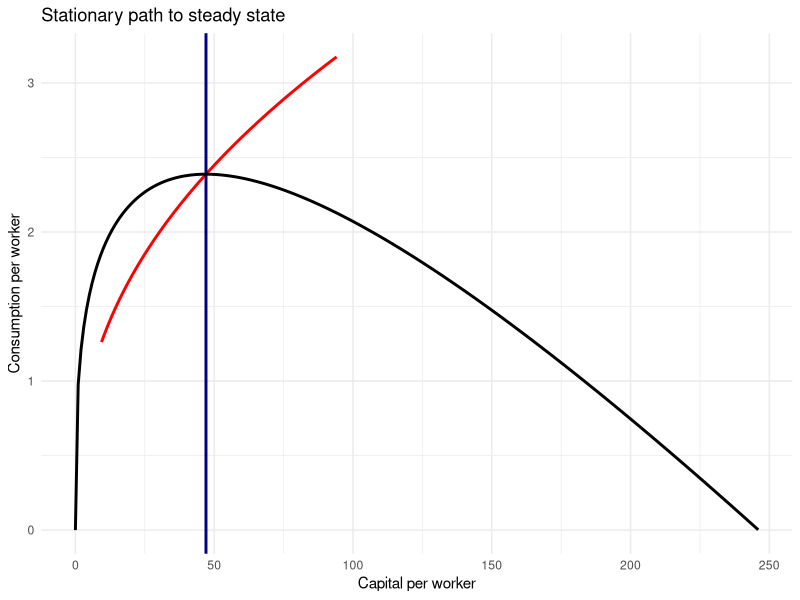
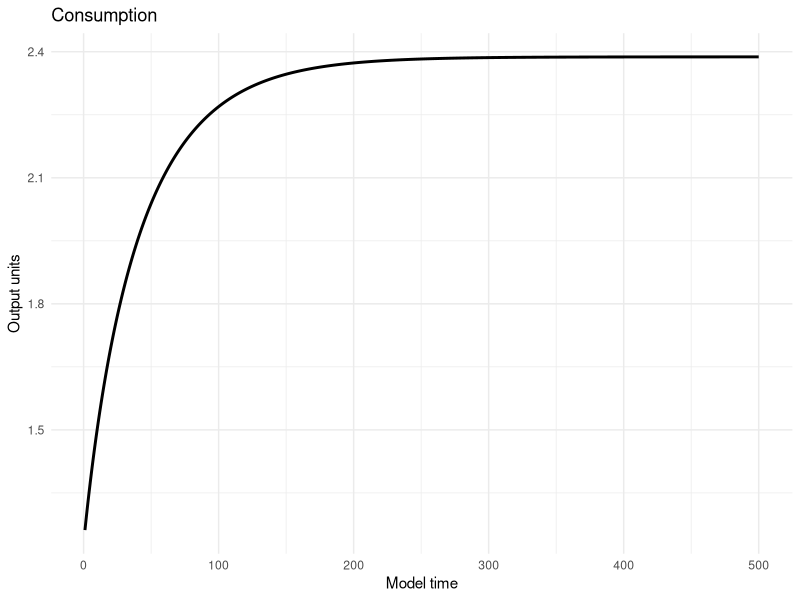
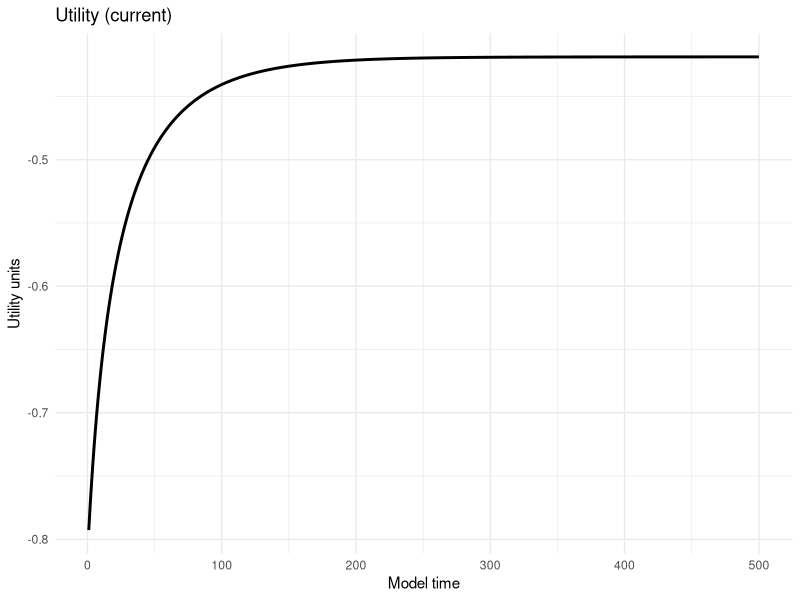
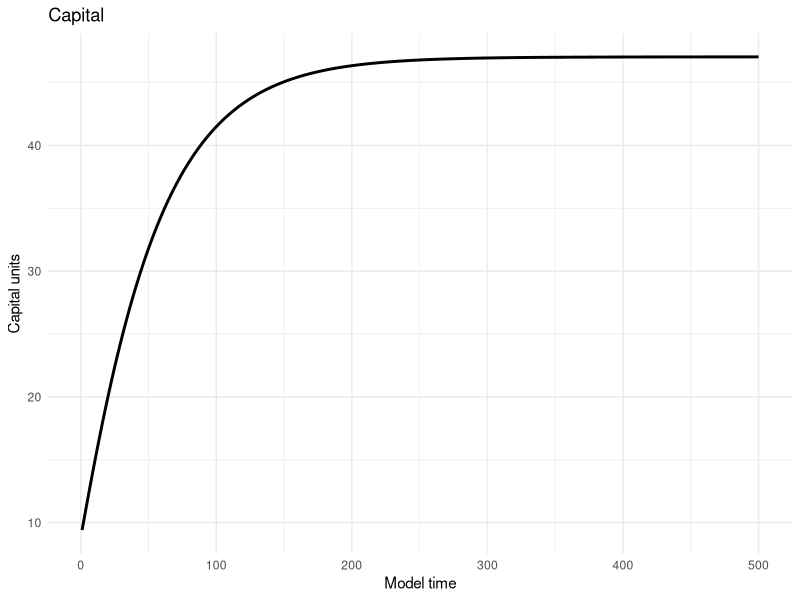
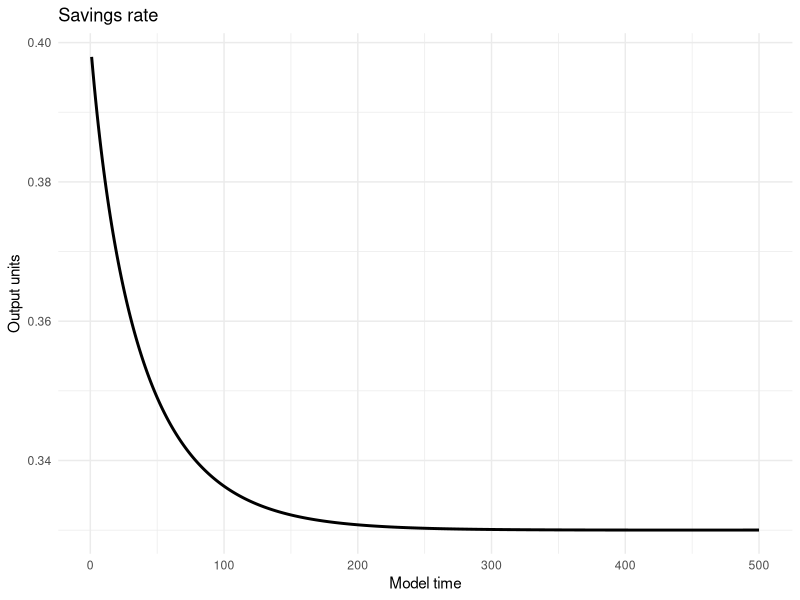
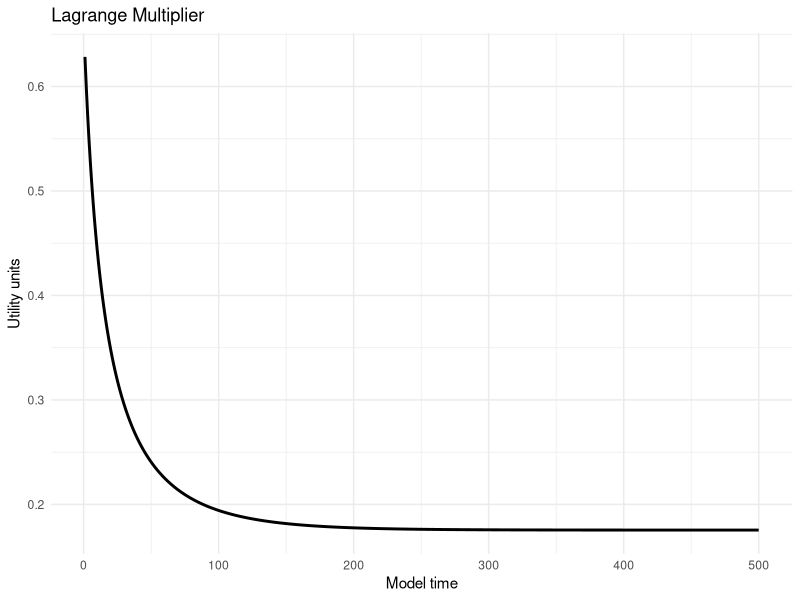
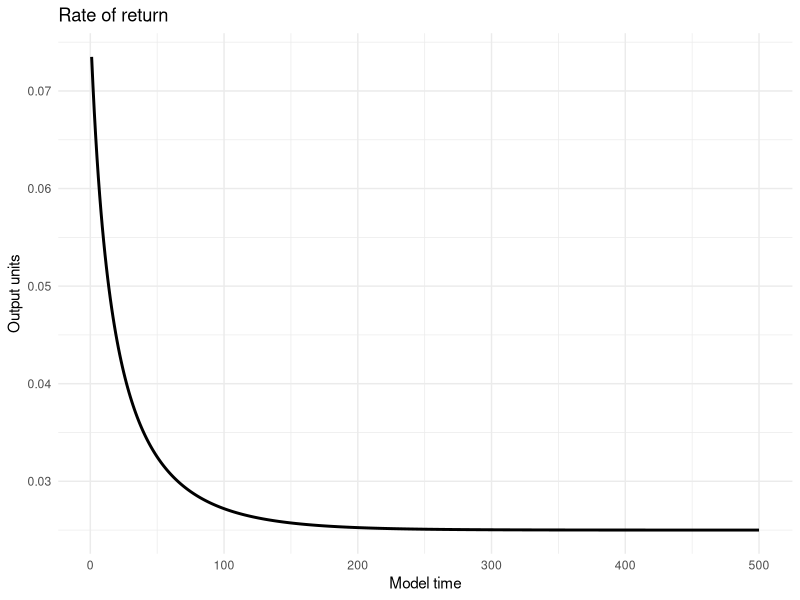

R code for these plots, in order:

# note: uses CRRA utility function of the form c^(1-g) /(1-g)
# and a cobb-douglas production function of the (per-capita) form f^a

##############################

a = 0.33 # capital share of output
b = 0.95 # legacy discount rate
p = 1-b # discount rate
g = 2 # crra utility parameter
d = 0.015 # depreciation rate
n = 0.01 # workforce/population growth rate
TE = 500 # terminal time period. needs to be big enough for model to converge, small enough to run up to 5k iterations.

##############################

u_c = 
  function(c, g){
    if( g == 1 ){
      u = log(c)
    }else{
      u = (c^(1-g))/(1-g)
    }
    return(u)
  }

u_prime = 
  function(c, g){
    u_prime = c^(-g)
    return(u_prime)
  }

little_f = 
  function(k, a){
    lil_f = k^a
    return(lil_f)
  }

little_f_prime =
  function(k, a){
    lil_f_prime = a*k^(a-1)
    return(lil_f_prime)
  }

k_next = 
  function(k,c, a, n, d){
    k_next = k + little_f(k, a) - (n + d)*k - c 
    k_out = max(k_next,0)
    return(k_out)
  }

c_next = 
  function(k,c, a, n, d, g, p){
    c_next = c + c*((n + d + little_f_prime(k,a) - p)/g)
    c_out = max(c_next,0)
    return(c_out)
  }

stationary_k_curve = 
  function(k, a, n, d){
    c = 
      k^a - (n+d)*k
    
    return(c)
  }
    
k_ss = 
  (a/(p-n-d))^(1/(1-a))

c_ss = 
  k_ss^a - (n+d)*k_ss

shooter_function = 
  function(c0, k0, tmax = TE){
    
    if( c0 > little_f(k0,a) ){stop("Consumption is infeasible.")}
    
    c_vec = rep(0, tmax )
    k_vec = rep(0, tmax )
    
    c_vec[1] = c0
    k_vec[1] = k0
    
    for(t in 2:tmax){
      
      
      k_vec[t] = 
        k_next( k_vec[(t-1)], c_vec[(t-1)], a, n, d)
      
      c_vec[t] = 
        c_next( k_vec[(t-1)], c_vec[(t-1)], a, n, d, g, p)
      
    }
    
    return(list(k_vec,c_vec))
  }

bisection_function = 
  function( k0, tmax = TE, tol = 1e-4, max_iter = 5000, k_ter = k_ss, c_ter = c_ss
           ){
    
    # right now will only work for guesses in the lower stable region
    
    c0_upper = little_f(k0, a)
    
    if( k0 > k_ter){
      c0_lower = stationary_k_curve(k0, a, n, d)
    }else{
      c0_lower = 0
    }
    
    i=0
    error_k = tol + 1
    error_c = tol + 1
    while(i < max_iter & (error_k > tol | error_c > tol) ){
      
      c0 = (c0_lower+c0_upper)/2
      
      k_vec = shooter_function(c0, k0)[[1]]
      c_vec = shooter_function(c0, k0)[[2]]
      
      if(k_vec[tmax] > k_ter & c_vec[tmax] < c_ter){
        c0_lower = c0 
      }else if(k_vec[tmax] < k_ter & c_vec[tmax] < c_ter){
        c0_upper = c0
      }else if(k_vec[tmax] < k_ter & c_vec[tmax] > c_ter){
        c0_upper = c0
      }
      
      error_k = abs(k_vec[tmax] - k_ter)
      error_c = abs(c_vec[tmax] - c_ter)
      
      i = i+1
      
      }
      
    out_tbl = 
      data.frame(
        capital = k_vec,
        consump = c_vec,
        time = 1:tmax,
        iter = rep(i, TE),
        error_cap = rep(error_k, TE),
        error_cons = rep(error_c, TE)
      )
    
    return(out_tbl)
    }

# heads up; convergence with this shooting algorithm is VERY sensitive to (n, d) choices!!
# if you choose different (n, d) may not converge before the maximum iterations

lower_sp = 
  bisection_function(0.2*k_ss)

upper_sp = 
  bisection_function(2*k_ss)

# plots; let's use ggplot2 to make these look smooth

library(tidyverse)

ggplot( ) + 
  geom_line(
    data = lower_sp |> 
      bind_rows(
        upper_sp
      ),
    aes(x = capital, y = consump),
    linewidth=1,color='red') + 
  geom_vline(xintercept = k_ss, linewidth = 1, color = 'navyblue') +
  geom_line(data = 
              tibble(
                k = seq(0,(n+d)^(-(1/(1-a))),1),
                c = stationary_k_curve(k,a,n,d)
              ),
            aes( x = k, y = c),
            linewidth = 1
            ) +
  labs(title = paste0("Stationary path to steady state"), x = "Capital per worker", y = "Consumption per worker") + 
  theme_minimal()

lower_sp  |> 
  ggplot(aes(x = time, y = consump) ) + 
  geom_line(linewidth = 1) + 
  labs(title = "Consumption", x = "Model time", y = "Output units") + 
  theme_minimal()

lower_sp  |> 
  mutate( utility_cur = u_c(consump, g)) |> 
  ggplot(aes(x = time, y = utility_cur) ) + 
  geom_line(linewidth = 1) + 
  labs(title = "Utility (current)", x = "Model time", y = "Utility units") + 
  theme_minimal()

lower_sp  |> 
  ggplot(aes(x = time, y = capital) ) + 
  geom_line(linewidth = 1) + 
  labs(title = "Capital", x = "Model time", y = "Capital units") + 
  theme_minimal()

lower_sp  |> 
  ggplot(aes(x = time, y = (little_f(capital,a)-consump)/little_f(capital,a) ) ) + 
  geom_line(linewidth = 1) + 
  labs(title = "Savings rate", x = "Model time", y = "Output units") + 
  theme_minimal()

lower_sp  |> 
  ggplot(aes(x = time, y = u_prime(consump,g)) ) + 
  geom_line(linewidth = 1) + 
  labs(title = "Lagrange Multiplier", x = "Model time", y = "Utility units") + 
  theme_minimal()

lower_sp |> 
  ggplot(aes(x = time, y = little_f_prime(capital,a)) ) + 
  geom_line(linewidth = 1) + 
  labs(title = "Rate of return", x = "Model time", y = "Output units") + 
  theme_minimal()
